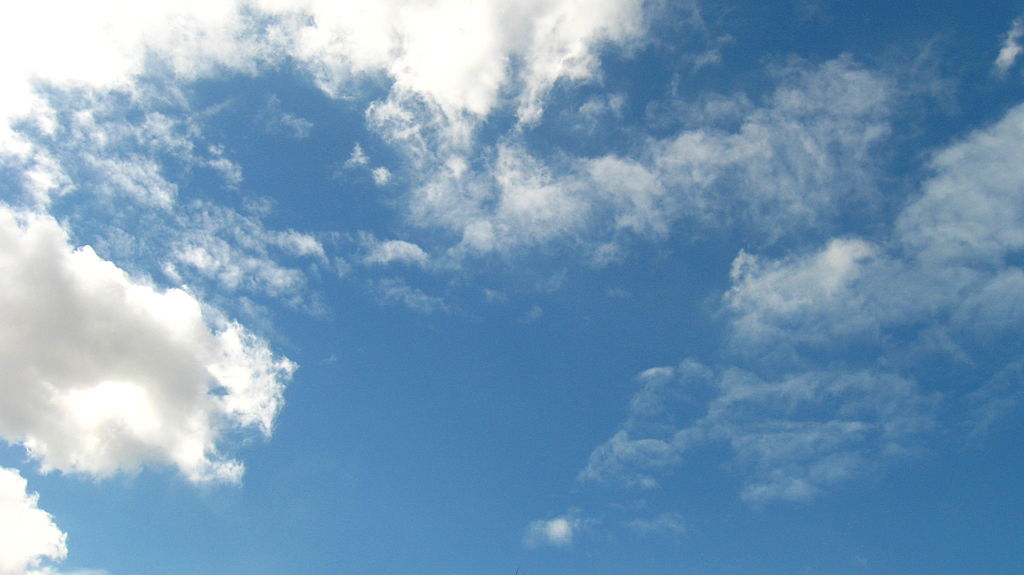
#> input picture images/sky.jpg, 1024 x 575 px, found by its file name
$ jupyter execute '1. Images as Numerical Data (1).ipynb'   (shell and % lines are left out)
#> lines starting #> are read from the running program, lines starting #| are printed output that depends on the picture
# Images as Grids of Pixels

### Import resources

[cell 1]
from google.colab import drive
drive.mount('/content/drive')

[cell 2]
import numpy as np
import matplotlib.image as mpimg  # for reading in images
import matplotlib.pyplot as plt
import cv2  # computer vision library

### Read in and display the image

[cell 3]
# Read in the image
image = mpimg.imread('/content/drive/My Drive/CV_nanoDegree/CVND_Exercises-master_Udacity/1_1_Image_Representation/images/sky.jpg')
#> image is the input picture: shape (575, 1024, 3); mean R, G, B 119, 154.6, 184.6

# Print out the image dimensions
print('Image dimensions:', image.shape)
#| Image dimensions: (575, 1024, 3)

# Change from color to grayscale
gray_image = cv2.cvtColor(image, cv2.COLOR_RGB2GRAY)
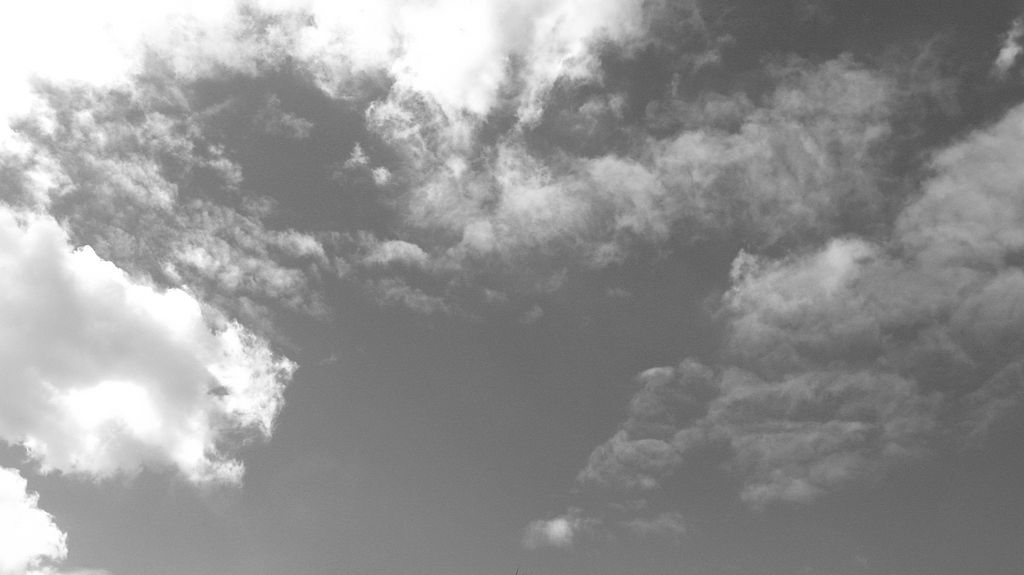
#> gray_image: shape (575, 1024); min 75, max 255, mean 147.4

plt.imshow(gray_image, cmap='gray')

[cell 4]
# Print specific grayscale pixel values
# What is the pixel value at x = 400 and y = 300 (on the body of the car)?

x = 400
y = 300

print(gray_image[y,x])
#| 115

[cell 5]
#Find the maximum and minimum grayscale values in this image

max_val = np.amax(gray_image)
#> max_val = 255
min_val = np.amin(gray_image)
#> min_val = 75

print('Max: ', max_val)
#| Max:  255
print('Min: ', min_val)
#| Min:  75

[cell 6]
# Create a 5x5 image using just grayscale, numerical values
tiny_image = np.array([[0, 20, 30, 150, 120],
                      [200, 200, 250, 70, 3],
                      [50, 180, 85, 40, 90],
                      [240, 100, 50, 255, 10],
                      [30, 0, 75, 190, 220]])

# To show the pixel grid, use matshow
plt.matshow(tiny_image, cmap='gray')

## TODO: See if you can draw a tiny smiley face or something else!
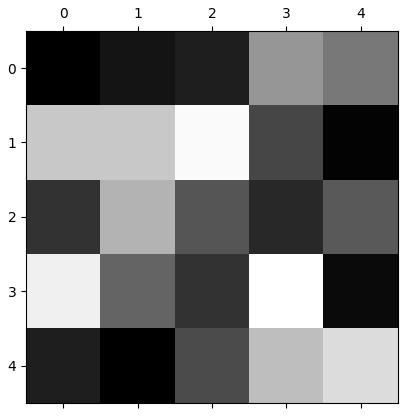
#> figure drawn by matplotlib, 1 panel
